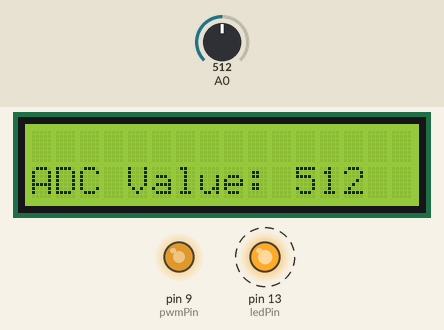
This sketch was run on a simulated Arduino Uno, built with avr-gcc and run on an emulated ATmega328P. Parts: 16×2 character LCD, output pins drawn as LEDs (lit = HIGH). Dashed ring = blinking. Inputs (shaded band) come from the test bench; at power-on: A0 = 512. What the sketch prints to the serial monitor is not drawn.

Above: at 6.2 s.
6.3 s: A0 set to 716
At 7.33 s:
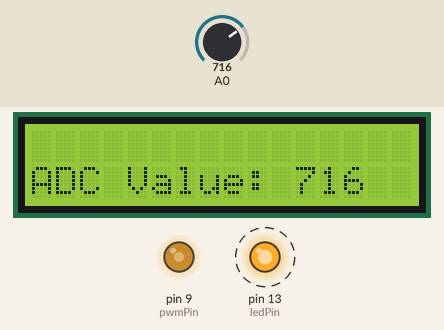
8.9 s: A0 set to 900
At 10.04 s:
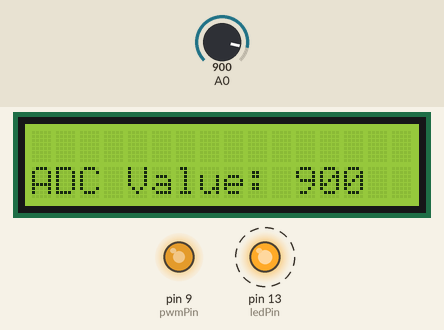
10.7 s: A0 set to 1023
At 11.25 s:
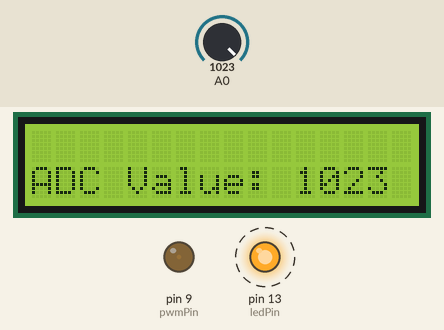
Timing chart, 0 to 18.2 s (numbered marks = the images above; inputs shaded):
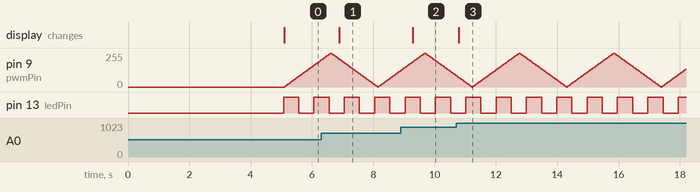

The sketch:

Multitask.ino
```cpp
#include <Arduino_FreeRTOS.h>
#include <Wire.h>
#include <LiquidCrystal_I2C.h>

// LCD
LiquidCrystal_I2C lcd(0x27, 16, 2);

// Variable global para almacenar el valor del ADC
volatile int adcValue = 0;

// define four tasks for Blink, AnalogRead, PWM control, and LCD update
void TaskBlink(void *pvParameters);
void TaskAnalogRead(void *pvParameters);
void TaskPWMControl(void *pvParameters);
void TaskLCDUpdate(void *pvParameters);

void vBlinkTask(void *pvParameters)
{
    const int ledPin = 13;
    pinMode(ledPin, OUTPUT);

    while (1)
    {
        digitalWrite(ledPin, HIGH);
        vTaskDelay(500 / portTICK_PERIOD_MS);
        digitalWrite(ledPin, LOW);
        vTaskDelay(500 / portTICK_PERIOD_MS);
    }
}

void vReadAnalogTask(void *pvParameters)
{
    for (;;)
    {
        adcValue = analogRead(A0);
        Serial.println(adcValue);
        vTaskDelay(1); // one tick delay (15ms) in between reads for stability
    }
}

void vLCDUpdateTask(void *pvParameters)
{
    while (1)
    {
        // Actualizar el display LCD con el valor del ADC
        lcd.setCursor(0, 1); // set the cursor to column 0, line 1
        lcd.print("ADC Value: ");
        lcd.print(adcValue);
        lcd.print("    "); // Clear any leftover characters

        // Esperar 500 ms antes de la próxima actualización
        vTaskDelay(500 / portTICK_PERIOD_MS);
    }
}

void vPWMControlTask(void *pvParameters)
{
    const int pwmPin = 9; // Pin conectado al LED
    pinMode(pwmPin, OUTPUT);
    int brightness = 0;
    int fadeAmount = 5;

    while (1)
    {
        // Ajustar el brillo del LED
        analogWrite(pwmPin, brightness);

        // Cambiar el brillo para la próxima vez
        brightness = brightness + fadeAmount;

        // Invertir la dirección del cambio de brillo en los extremos
        if (brightness <= 0 || brightness >= 255)
        {
            fadeAmount = -fadeAmount;
        }

        // Esperar 30 ms para ver el cambio de brillo
        vTaskDelay(30 / portTICK_PERIOD_MS);
    }
}

// the setup function runs once when you press reset or power the board
void setup()
{
    // initialize serial communication at 9600 bits per second:
    Serial.begin(9600);

    while (!Serial)
    {
        ; // wait for serial port to connect. Needed for native USB, on LEONARDO, MICRO, YUN, and other 32u4 based boards.
    }
    lcd.init();          // initialize the lcd
    lcd.backlight();     // turn on the backlight
    lcd.setCursor(0, 0); // set the cursor to column 0, line 0
    lcd.print("MTR343");
    // Esperar 5 segundos antes de iniciar las tareas
    delay(5000);
    // Limpiar la pantalla
    lcd.clear();
    /*--------------*/
    xTaskCreate(
        vBlinkTask,  // Función de la tarea
        "BlinkTask", // Nombre de la tarea
        128,         // Tamaño de la pila en palabras
        NULL,        // Parámetros de la tarea
        2,           // Prioridad de la tarea
        NULL         // Handle de la tarea
    );
    xTaskCreate(
        vReadAnalogTask,  // Función de la tarea
        "ReadAnalogTask", // Nombre de la tarea
        128,              // Tamaño de la pila en palabras
        NULL,             // Parámetros de la tarea
        3,                // Prioridad de la tarea
        NULL              // Handle de la tarea
    );
    xTaskCreate(
        vPWMControlTask,  // Función de la tarea
        "PWMControlTask", // Nombre de la tarea
        128,              // Tamaño de la pila en palabras
        NULL,             // Parámetros de la tarea
        1,                // Prioridad de la tarea
        NULL              // Handle de la tarea
    );
    xTaskCreate(
        vLCDUpdateTask,  // Función de la tarea
        "LCDUpdateTask", // Nombre de la tarea
        128,             // Tamaño de la pila en palabras
        NULL,            // Parámetros de la tarea
        0,               // Prioridad de la tarea
        NULL             // Handle de la tarea
    );

    // Now the task scheduler, which takes over control of scheduling individual tasks, is automatically started.
}

void loop()
{
    // Empty. Things are done in Tasks.
}
```

Measured:
- after the input at 6.3 s, the display: changes after 0.59 s (image 1)
- after the input at 8.9 s, the display: changes after 0.39 s (image 2)
- after the input at 10.7 s, the display: changes after 0.09 s (image 3)
- by itself, pin 13 (ledPin): alternates HIGH for 0.50 s and LOW for 0.50 s
